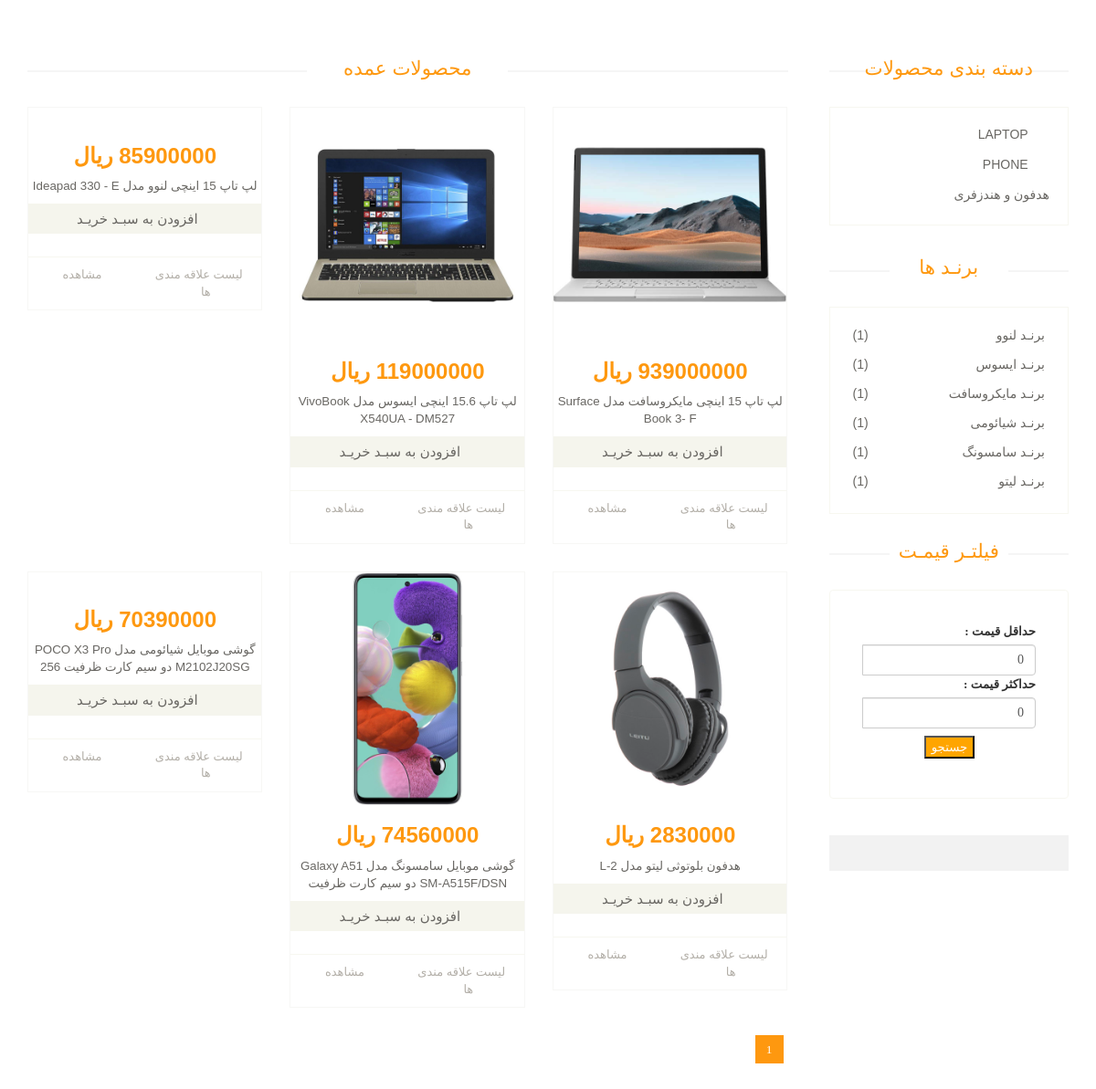
Screenshot of /products/ with the database file from the repository.
### shop_product/models.py (models this page shows, shortened)
class Product(models.Model):
    title = models.CharField(max_length=125)
    price = models.PositiveIntegerField()
    """
        برای اینکه بتونیم تغییرات قیمت رو در داخل مدل Chart ذخییره کنیم
         باید فیلد change را برابر False بگیریم
    """
    change = models.BooleanField(default=True)
    count = models.PositiveIntegerField()
    brand = models.ForeignKey(Brand, on_delete=models.CASCADE, related_name='brand_product')
    category = models.ForeignKey(Category, on_delete=models.CASCADE, related_name='category_product', default=None)
    image = models.ImageField(upload_to="product", null=True, blank=True)
    inventory = models.BooleanField(default=True)
    discount = models.IntegerField(null=True, blank=True)
    body = models.TextField(max_length=300, null=True, blank=True)
    active = models.BooleanField(default=True)
    favourite = models.ManyToManyField(UserAccount, blank=True, related_name='fa_user')
    create_on = models.DateTimeField(auto_now_add=True)
    update = models.DateTimeField(auto_now=True)

class Category(models.Model):
    parent = models.ForeignKey('self', on_delete=models.SET_NULL, related_name='childern', default=None, null=True,
                               blank=True)
    title = models.CharField(max_length=50)
    slug = models.SlugField(max_length=50)

class Brand(models.Model):
    title = models.CharField(max_length=80)
    slug = models.CharField(max_length=50, unique=True)

### shop_product/views.py (the view)
# urls.py: path('', views.product_list),
def product_list(request):
    categories = Category.objects.all()
    brands = Brand.objects.all()
    products = Product.objects.filter(active=True)
    paginator = Paginator(products, 12)
    page_number = request.GET.get('page')
    page_obj = paginator.get_page(page_number)
    context = {
        'page_obj': page_obj,
        'categories': categories,
        'brands': brands,
    }
    return render(request, 'product/product-list.html', context)

### shop_product/templates/product/product-list.html (shortened to what this page needs)
{% extends 'shared/_MainLayout.html' %}
{% load static %}
{% block content %}
    <section id="advertisement">
        <div class="container">
        </div>
    </section>
    <section>
        <div class="container">
            <div class="row">
                <div class="col-sm-9 padding-right">
                    <div class="features_items">
                        <h2 class="title text-center">محصولات عمده</h2>
                        {% for product in page_obj %}
                            <div class="col-sm-4">
                                <div class="product-image-wrapper">
                                    <div class="single-products">
                                        <div class="productinfo text-center">
                                            {% if product.image %}
                                                <img src="{{ product.image.url }}" alt="">
                                            {% else %}
                                                <img src="{% static 'images/shop/product.jpg' %}" alt="">
                                            {% endif %}
                                            <h2>{{ product.price }} ريال</h2>
                                            <p>{{ product.title }}</p>
                                            <a href="#" class="btn btn-default add-to-cart"><i
                                                    class="fa fa-shopping-cart"></i>افزودن به سبـد خریـد</a>
                                        </div>
                                        <div class="product-overlay">
                                            <div class="overlay-content">
                                            </div>
                                        </div>
                                    </div>
                                    <div class="choose">
                                        <ul class="nav nav-pills nav-justified">
                                            <li><a href="/account/favourite-list"><i class="fa fa-plus-square"></i>لیست علاقه مندی ها</a></li>
                                            <li><a href="/products/product_detail/{{ product.id }}"><i
                                                    class="fa fa-plus-square"></i>مشاهده</a></li>
                                        </ul>
                                    </div>
                                </div>
                            </div>
                        {% endfor %}
            <div class="clearfix"></div>
                        <ul class="pagination">
                            {% for num in page_obj.paginator.page_range %}
                                {% ifequal num page_obj.number %}
                                    <li class="active"><a href="?page={{ num }}">{{ num }}</a></li>
                                {% else %}
                                    <li><a href="?page={{ num }}"> {{ num }}</a></li>
                                {% endifequal %}
                            {% endfor %}
                        </ul>
                    </div>
                </div>
                {% include 'product/component-category.html' %}
            </div>
        </div>
    </section>
{% endblock %}

### templates/shared/_MainLayout.html (shortened to what this page needs)
{% load static %}
{% load render_partial %}
<!DOCTYPE html>
<html lang="en">
<head>
    {% include 'shared/_HeaderReferences.html' %}
</head>
<body>
{% block content %}{% endblock %}
</body>
</html>

### templates/shared/_HeaderReferences.html (shortened to what this page needs)
{% load static %}
<link href="{% static 'css/bootstrap.min.css' %}" rel="stylesheet">
<link href="{% static 'css/font-awesome.min.css' %}" rel="stylesheet">
<link href="{% static 'css/prettyPhoto.css' %}" rel="stylesheet">
<link href="{% static 'css/price-range.css' %}" rel="stylesheet">
<link href="{% static 'css/animate.css' %}" rel="stylesheet">
<link href="{% static 'css/main.css' %}" rel="stylesheet">
<link href="{% static 'css/responsive.css' %}" rel="stylesheet">

### shop_product/templates/product/component-category.html (shortened to what this page needs)
{% load static %}
<div class="col-sm-3">
    <div class="left-sidebar">
        <h2>دسته بندی محصولات</h2>
        <div class="panel-group category-products" id="accordian">
            {% for category in categories %}
                {% if category.parent == None and category.childern.all %}
                    <div class="panel panel-default">
                        <div class="panel-heading">
                            <h4 class="panel-title">
                                <a data-toggle="collapse" data-parent="#accordian"
                                   href="#{{ category.id }}">
                                    <span class="badge pull-right"><i class="fa fa-plus"></i></span>
                                    {{ category.title }}
                                </a>
                            </h4>
                        </div>
                    </div>
                {% elif category.parent == None %}
                    <div class="panel panel-default">
                        <div class="panel-heading">
                            <h4 class="panel-title"><a
                                    href="/products/category_product/{{ category.slug }}">{{ category.title }}</a>
                            </h4>
                        </div>
                    </div>
                {% endif %}
            {% endfor %}
        </div>
        <div class="brands_products">
            <h2>برنـد ها</h2>
            <div class="brands-name">
                <ul class="nav nav-pills nav-stacked">
                    {% for brand in brands %}
                        <li><a href="/products/brand_category_product/{{ brand.slug }}"> <span
                                class="pull-left">({{ brand.brand_product.count }})</span>برنـد {{ brand.title }}</a>
                        </li>
                    {% endfor %}
                </ul>
            </div>
        </div>
        <div class="price-range">
            <h2>فیلتـر قیمـت</h2>
            <div class="well">
                <form action="/products/filter_price" method="get">
                    <div class="input-group">
                        <label for="min">حداقل قیمت :</label>
                        <input type="number" class="form-control" id="min" name="min_price" value="0">
                    </div>
                    <div class="input-group">
                        <label for="mac">حداکثر قیمت :</label>
                        <input type="number" class="form-control" id="mac" name="max_price" value="0">
                    </div>
                    <button type="submit" style="background-color: orange; color: white;margin: 8px 35%">جستجو</button>
                </form>
            </div>
        </div>
        <div class="shipping text-center">
        </div>
    </div>
</div>

### templates/shared/_FooterReferences.html (shortened to what this page needs)
{% load static %}

### rows the page displays
Product: title "لپ تاپ 15 اینچی لنوو مدل Ideapad 330 - E"
Product: image (picture), title "لپ تاپ 15.6 اینچی ایسوس مدل VivoBook X540UA - DM527"
Product: image (picture), price "939000000", title "لپ تاپ 15 اینچی مایکروسافت مدل Surface Book 3- F"
Product: title "گوشی موبایل شیائومی مدل POCO X3 Pro M2102J20SG دو سیم‌ کارت ظرفیت 256"
Product: image (picture), title "گوشی موبایل سامسونگ مدل Galaxy A51 SM-A515F/DSN دو سیم کارت ظرفیت"
Product: image (picture), title "هدفون بلوتوثی لیتو مدل L-2"
Category: title "LAPTOP"
Category: title "PHONE"
Category: title "هدفون و هندزفری"
Brand: brand_product.count "1", title "لنوو"
Brand: brand_product.count "1", title "ایسوس"
Brand: brand_product.count "1", title "مایکروسافت"
Brand: brand_product.count "1", title "شیائومی"
Brand: brand_product.count "1", title "سامسونگ"
Brand: brand_product.count "1", title "لیتو"

### other values shown
{{ num }} "1"
